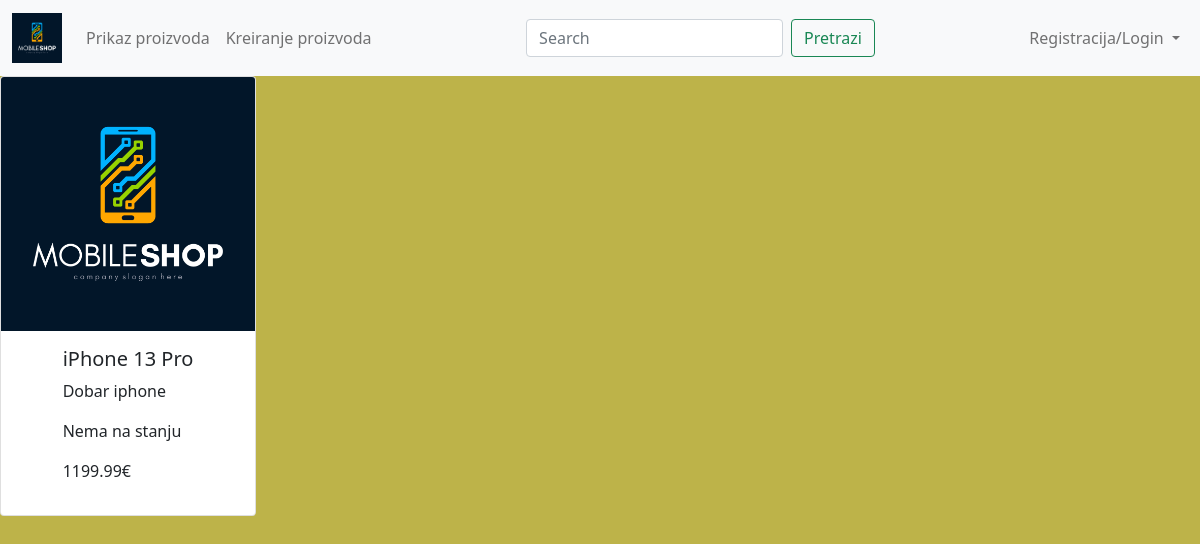
Screenshot of /productPage.php?id=1 with the database file from the repository.
### tables this page shows
CREATE TABLE `proizvodi` (
  `id_proizvoda` int(11) NOT NULL,
  `ime` varchar(64) NOT NULL,
  `opis` text DEFAULT NULL,
  `cena` decimal(10,2) NOT NULL,
  `slika` varchar(64) NOT NULL,
  `kolicina` int(11) NOT NULL
);

### productPage.php (the view, shortened to what this page needs)
<?php
    require_once "modeli/baza.php";
    $id = mysqli_real_escape_string($baza, $_GET["id"]);
    $rezultat = $baza -> query("SELECT * FROM proizvodi WHERE id_proizvoda = '$id' ");
    $proizvod = $rezultat -> fetch_assoc();
?>
<!DOCTYPE html>
<html lang="en">
<head>
</head>
<body>
    <?php require_once "index.php"; ?>
    <div class="card align-items-center" style="width:16rem;">
            <img style="height:50%" src="images/mobile-shop-logo.png" class="card-img-top" alt="mobile shop logo">
            <div class="card-body">
                <h5 class="card-title"> <?= $proizvod["ime"] ?> </h5>
                <p class="card-text"> <?= $proizvod["opis"] ?> </p>
                <?php if($proizvod['kolicina'] == 0): ?>
                    <p>Nema na stanju</p>
                <?php else: ?>
                    <p>Ima na stanju</p>
                <?php endif; ?>
                <p> <?= $proizvod["cena"] ?>&euro; </p>
            </div>
        </div>
</body>
</html>

### style/style.css (style rules this page uses)
body { background-color: rgb(189, 179, 73); }

### rows the page displays
proizvodi: ime "iPhone 13 Pro", opis "Dobar iphone", cena "1199.99"
